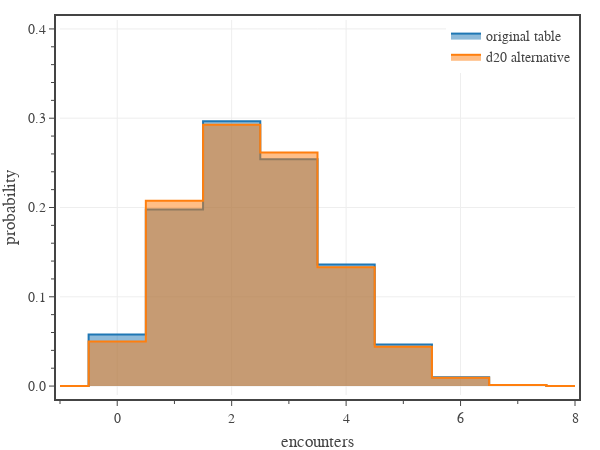

Notebook source saved alongside this figure:
### Code cell
# Fig 4: Compares the probability distribution for a d20 approximate table with that of the original table.
# create figure
fig = go.Figure(
    layout=go.Layout(
        template=tfb.FIG_TEMPLATE,
        xaxis=dict(
            title_text='encounters',
            range=[-1, 8],
            tick0=0, dtick=2,
            minor=dict(tick0=0, dtick=1),
        ),
        yaxis=dict(
            title_text='probability',
            range=[-0.01,0.41],
            tickformat='.1f',
            tick0=0, dtick=0.1,
            minor=dict(tick0=0, dtick=0.02),
        ),
        legend=dict(
            xanchor='right', yanchor='top',
            x=1.00, y=1.00,
            orientation='v',
            tracegroupgap=0,
        )
    )
)

travel_days = 8
p_enc = 0.3
p_non = 0.7

# original table
d = Die({0: 7, 1: 3})
rolls = days @ d
keys = list(range(-1, days+2))

fig.add_trace(go.Scatter(
    x=keys,
    y=[rolls.probability(k) for k in keys],
    name=f'original table',
    line_shape='hvh',
    fill='tozeroy',
    mode='lines',
    hovertemplate=
        f'<b>{days} days</b><br>'+
        'encounters %{x:.0f}<br>'+
        'probability %{y:.1%}<extra></extra>',
))


# alternative encounter table
die_size = 20
d_dict = convert_die(die_size, p_enc)
d = Die(d_dict)
probs = []
last_prob = 0
encounters = list(range(-1, travel_days + 1))
for enc in encounters:
    rolls = (enc+1) @ d
    rolls = rolls.clip(0, 9)
    probs += [rolls.probability(9) - last_prob]
    last_prob = rolls.probability(9)

fig.add_trace(go.Scatter(
    x=np.array(encounters),
    y=np.array(probs),
    name=f'd{die_size} alternative',
    line_shape='hvh',
    fill='tozeroy',
    mode='lines',
    hovertemplate=
        f'<b>d{die_size}</b><br>'+
        'encounters %{x:.0f}<br>'+
        'probability %{y:.1%}<extra></extra>',
))


# show figure
fig.update_layout(width=600, height=450)
fig.show(config=tfb.FIG_CONFIG)

# save figures
if SAVEFIGS:
    fig.update_layout(autosize=True, width=None, height=None)
    tfb.save_fig_html(fig, format='large', name=f'./fig-example-d{die_size}-encounter-distribution-large')
    tfb.save_fig_html(fig, format='small', name=f'./fig-example-d{die_size}-encounter-distribution-small')

# save tables
if SAVETABS:
    df = construct_dataframe(d_dict)
    df.to_html(
        f'./tab-alt-d{die_size}.html', 
        columns=[f'1d{die_size}','Days'],
        index=False, 
        classes='wide', 
        border=0,
    )

### Figure 1 — Plotly figure (JSON) as saved in the notebook; plotly's stock layout.template omitted (floating-point values rounded to 4 significant figures)
{"data": [{"fill": "tozeroy", "hovertemplate": "<b>8 days</b><br>encounters %{x:.0f}<br>probability %{y:.1%}<extra></extra>", "line": {"shape": "hvh"}, "mode": "lines", "name": "original table", "type": "scatter", "x": [-1, 0, 1, 2, 3, 4, 5, 6, 7, 8, 9], "y": [0, 0.05765, 0.1977, 0.2965, 0.2541, 0.1361, 0.04668, 0.01, 0.001225, 6.561e-05, 0]}, {"fill": "tozeroy", "hovertemplate": "<b>d20</b><br>encounters %{x:.0f}<br>probability %{y:.1%}<extra></extra>", "line": {"shape": "hvh"}, "mode": "lines", "name": "d20 alternative", "type": "scatter", "x": [-1, 0, 1, 2, 3, 4, 5, 6, 7, 8], "y": [0, 0.05, 0.2075, 0.2928, 0.2617, 0.1332, 0.04416, 0.009453, 0.001174, 6.561e-05]}], "layout": {"height": 450, "legend": {"orientation": "v", "tracegroupgap": 0, "x": 1, "xanchor": "right", "y": 1, "yanchor": "top"}, "width": 600, "xaxis": {"dtick": 2, "minor": {"dtick": 1, "tick0": 0}, "range": [-1, 8], "tick0": 0, "title": {"text": "encounters"}}, "yaxis": {"dtick": 0.1, "minor": {"dtick": 0.02, "tick0": 0}, "range": [-0.01, 0.41], "tick0": 0, "tickformat": ".1f", "title": {"text": "probability"}}}}
